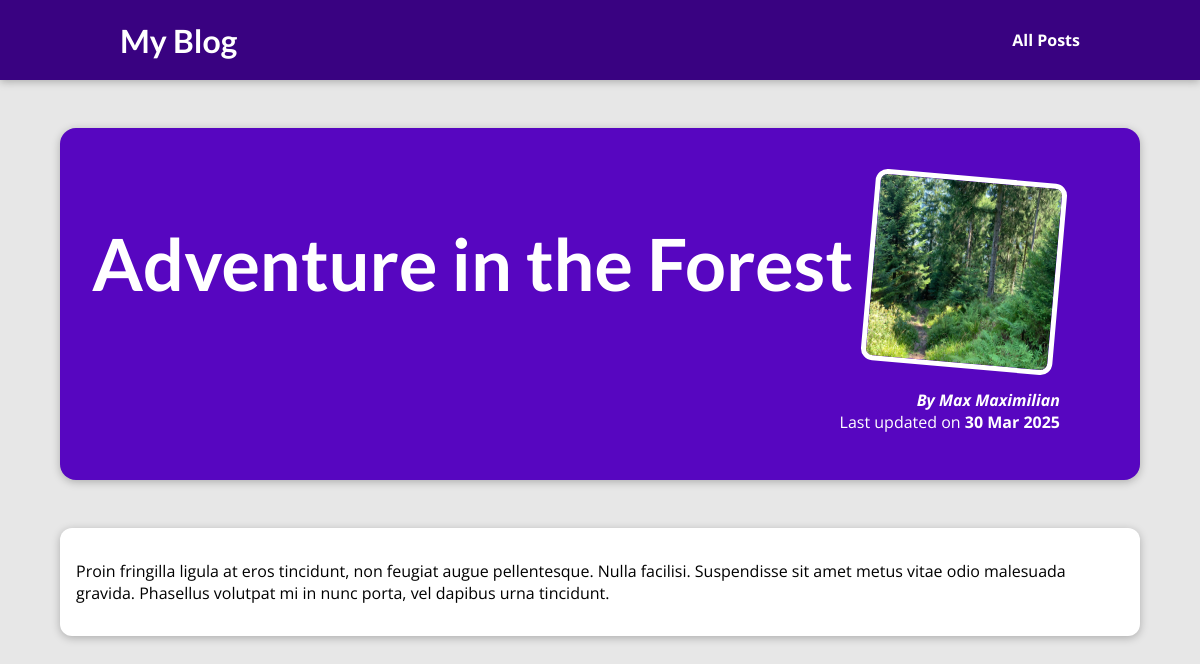
Page /posts/adventure-in-the-forest on the committed database.
### blog/models.py (models this page shows)
class Post(models.Model):
    title = models.CharField(max_length=150)
    excerpt = models.CharField(max_length=200)
    image_name = models.CharField(max_length=100)
    date = models.DateField(auto_now=True)
    slug = models.SlugField(unique=True)
    content = models.TextField(validators=[MinLengthValidator(10)])
    author = models.ForeignKey(Author, on_delete=models.SET_NULL, null=True, related_name="posts")
    tags = models.ManyToManyField(Tag)

class Author(models.Model):
    first_name = models.CharField(max_length=100)
    last_name = models.CharField(max_length=100)
    email_address = models.EmailField()
    def full_name(self):
        return f"{self.first_name} {self.last_name}"
    def __str__(self):
        return self.full_name()

### blog/views.py (the view)
# urls.py: path("posts/<slug:slug>", views.post_detail, name="post-detail-page")
def post_detail(request, slug):
    identified_post = get_object_or_404(Post, slug=slug)
    return render(request, "blog/post-detail.html", {
      "post": identified_post
    })

### blog/templates/blog/post-detail.html (shortened to what this page needs)
{% extends "base.html" %}
{% load static %}
{% block css_files %}
<link rel="stylesheet" href="{% static "blog/post-detail.css" %}" />
{% endblock %}
{% block content %}
<section id="summary">
  <h2>{{ post.title }}</h2>
  <article>
    <img src="{% static "blog/images/"|add:post.image_name %}" alt="{{ post.title }}" />
    <address>By {{ post.author }}</address>
    <div>Last updated on <time>{{ post.date|date:"d M Y" }}</time></div>
  </article>
</section>
<main>
  {{ post.content|linebreaks }}
</main>
{% endblock %}

### static/app.css (style rules this page uses)
* { box-sizing: border-box; }
html { font-family: 'Open Sans', 'Lato', sans-serif; }
body { margin: 0; }
h1, h2, h3 { font-family: 'Lato', sans-serif; font-weight: bold; }

### blog/static/blog/post-detail.css (style rules this page uses)
body { background-color: #e7e7e7; }
#summary { margin: 8rem auto 3rem auto; padding: 2rem; width: 90%; max-width: 90rem; border-radius: 16px; background-color: #5706c0; position: relative; box-shadow: 0 2px 8px rgba(0, 0, 0, 0.25); height: 22rem; }
#summary h2 { color: white; font-size: 4.5rem; }
#summary article { position: absolute; top: 2rem; right: 3rem; padding: 1rem 2rem; border-radius: 12px; text-align: right; color: white; }
#summary article img { width: 12rem; height: 12rem; border-radius: 12px; transform: rotateZ(5deg); border: 5px solid white; margin-bottom: 1rem; }
#summary address { font-weight: bold; }
#summary time { font-weight: bold; }
main { width: 90%; max-width: 90rem; margin: 3rem auto; background-color: white; padding: 1rem; border-radius: 12px; box-shadow: 0 2px 8px rgba(0, 0, 0, 0.25); }

### rows in the picture
Post: title "Adventure in the Forest", image_name (picture), author "Max Maximilian", date "30 Mar 2025", content "Proin fringilla ligula at eros tincidunt, non feugiat augue pellentesque. Nulla facilisi. Suspendisse sit amet metus vitae odio malesuada gravida. Phasellus volutpat mi in nunc porta, vel dapibus urna tincidunt."
